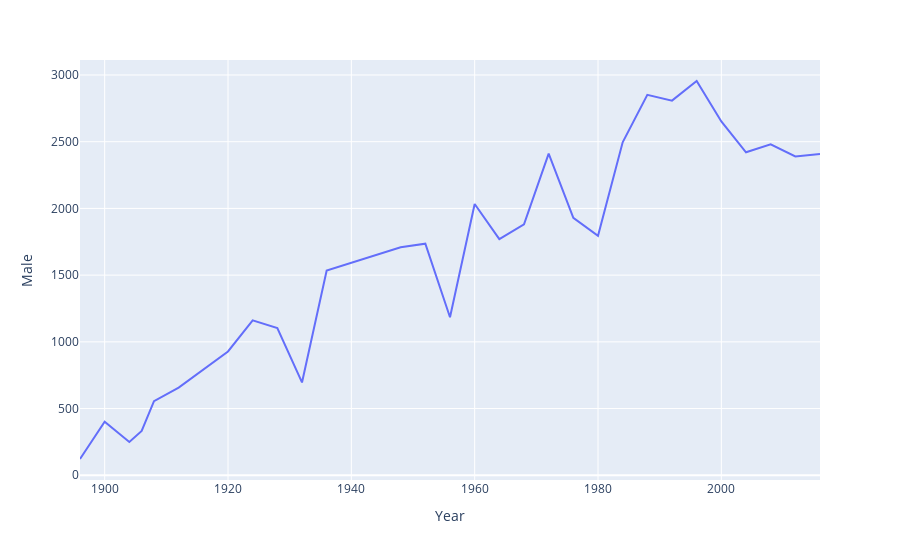

Notebook code cell kept with this figure:
### Code cell
fig=px.line(final, x="Year",y="Male")
fig.show()

### Figure 1 — Plotly figure (JSON) as saved in the notebook; plotly's stock layout.template omitted (floating-point values rounded to 4 significant figures)
{"data": [{"hovertemplate": "Year=%{x}<br>Male=%{y}<extra></extra>", "legendgroup": "", "line": {"color": "#636efa", "dash": "solid"}, "marker": {"symbol": "circle"}, "mode": "lines", "name": "", "orientation": "v", "showlegend": false, "type": "scatter", "x": [1896, 1900, 1904, 1906, 1908, 1912, 1920, 1924, 1928, 1932, 1936, 1948, 1952, 1956, 1960, 1964, 1968, 1972, 1976, 1980, 1984, 1988, 1992, 1996, 2000, 2004, 2008, 2012, 2016], "xaxis": "x", "y": [122, 401, 250, 332, 556, 657, 928, 1161, 1103, 696, 1535, 1709, 1736, 1184, 2033, 1770, 1880, 2411, 1930, 1795, 2496, 2851, 2808, 2955, 2652, 2421, 2480, 2390, 2407], "yaxis": "y"}], "layout": {"legend": {"tracegroupgap": 0}, "margin": {"t": 60}, "xaxis": {"anchor": "y", "domain": [0, 1], "title": {"text": "Year"}}, "yaxis": {"anchor": "x", "domain": [0, 1], "title": {"text": "Male"}}}}
